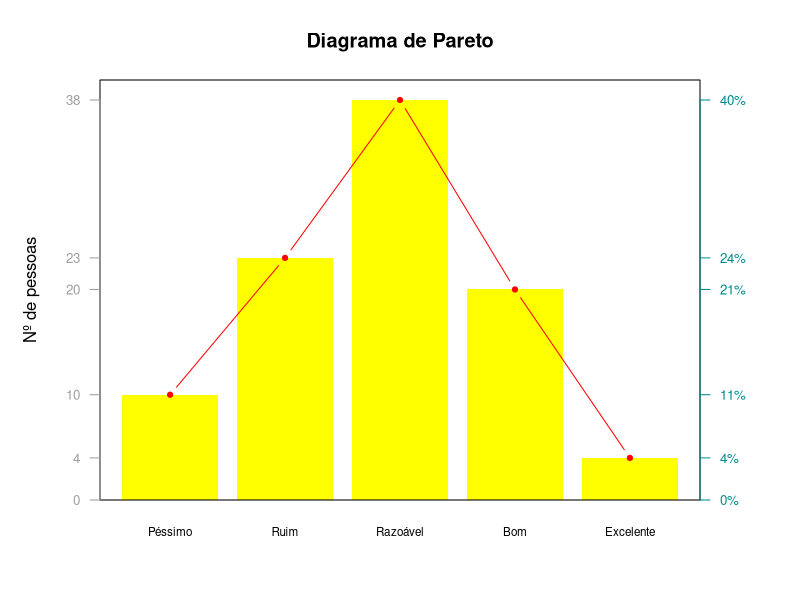

Here is the R script that generated this plot:
library(readxl)
exercicio6 = read_excel("./dados/exercicio6.xls")
x = exercicio6$`Nº pessoas`
y = exercicio6$`Qualidade`



par(mar=c(5,5,4,5))

 
pc = barplot(x,  
             width = 1, space = 0.2, border = NA, axes = F,col = "yellow",
             ylim = c(0, 1.05 * max(x, na.rm = T)), 
             ylab = "Nº de pessoas" , cex.names = 0.7, 
             names.arg = y,
             main = "Diagrama de Pareto")


lines(pc, x, type = "b", cex = 0.7, pch = 19, col="red")

box(col = "black")


axis(side = 2, at = c(0, x), las = 1, col.axis = "grey62", col = "grey62", cex.axis = 0.8)
axis(side = 4, at = c(0, x), labels = paste(c(0, round(x * 100/95)) ,"%",sep=""), 
     las = 1, col.axis = "cyan4", col = "cyan4", cex.axis = 0.8)


 
